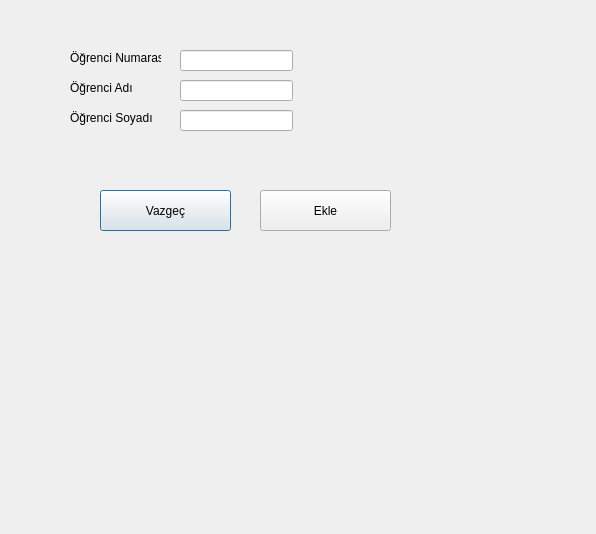
<?xml version="1.0" encoding="UTF-8"?>
<ui version="4.0">
 <class>ogrenci</class>
 <widget class="QDialog" name="ogrenci">
  <property name="geometry">
   <rect>
    <x>0</x>
    <y>0</y>
    <width>596</width>
    <height>534</height>
   </rect>
  </property>
  <property name="windowTitle">
   <string>Dialog</string>
  </property>
  <widget class="QPushButton" name="vazgec">
   <property name="geometry">
    <rect>
     <x>100</x>
     <y>190</y>
     <width>131</width>
     <height>41</height>
    </rect>
   </property>
   <property name="text">
    <string>Vazgeç</string>
   </property>
  </widget>
  <widget class="QPushButton" name="ekle">
   <property name="geometry">
    <rect>
     <x>260</x>
     <y>190</y>
     <width>131</width>
     <height>41</height>
    </rect>
   </property>
   <property name="text">
    <string>Ekle</string>
   </property>
  </widget>
  <widget class="QLineEdit" name="no">
   <property name="geometry">
    <rect>
     <x>180</x>
     <y>50</y>
     <width>113</width>
     <height>21</height>
    </rect>
   </property>
  </widget>
  <widget class="QLineEdit" name="adi">
   <property name="geometry">
    <rect>
     <x>180</x>
     <y>80</y>
     <width>113</width>
     <height>21</height>
    </rect>
   </property>
  </widget>
  <widget class="QLineEdit" name="soyadi">
   <property name="geometry">
    <rect>
     <x>180</x>
     <y>110</y>
     <width>113</width>
     <height>21</height>
    </rect>
   </property>
  </widget>
  <widget class="QLabel" name="numara">
   <property name="geometry">
    <rect>
     <x>70</x>
     <y>50</y>
     <width>91</width>
     <height>16</height>
    </rect>
   </property>
   <property name="text">
    <string>Öğrenci Numarası</string>
   </property>
  </widget>
  <widget class="QLabel" name="ad">
   <property name="geometry">
    <rect>
     <x>70</x>
     <y>80</y>
     <width>91</width>
     <height>16</height>
    </rect>
   </property>
   <property name="text">
    <string>Öğrenci Adı</string>
   </property>
  </widget>
  <widget class="QLabel" name="soyad">
   <property name="geometry">
    <rect>
     <x>70</x>
     <y>110</y>
     <width>91</width>
     <height>16</height>
    </rect>
   </property>
   <property name="text">
    <string>Öğrenci Soyadı</string>
   </property>
  </widget>
 </widget>
 <resources/>
 <connections/>
</ui>
